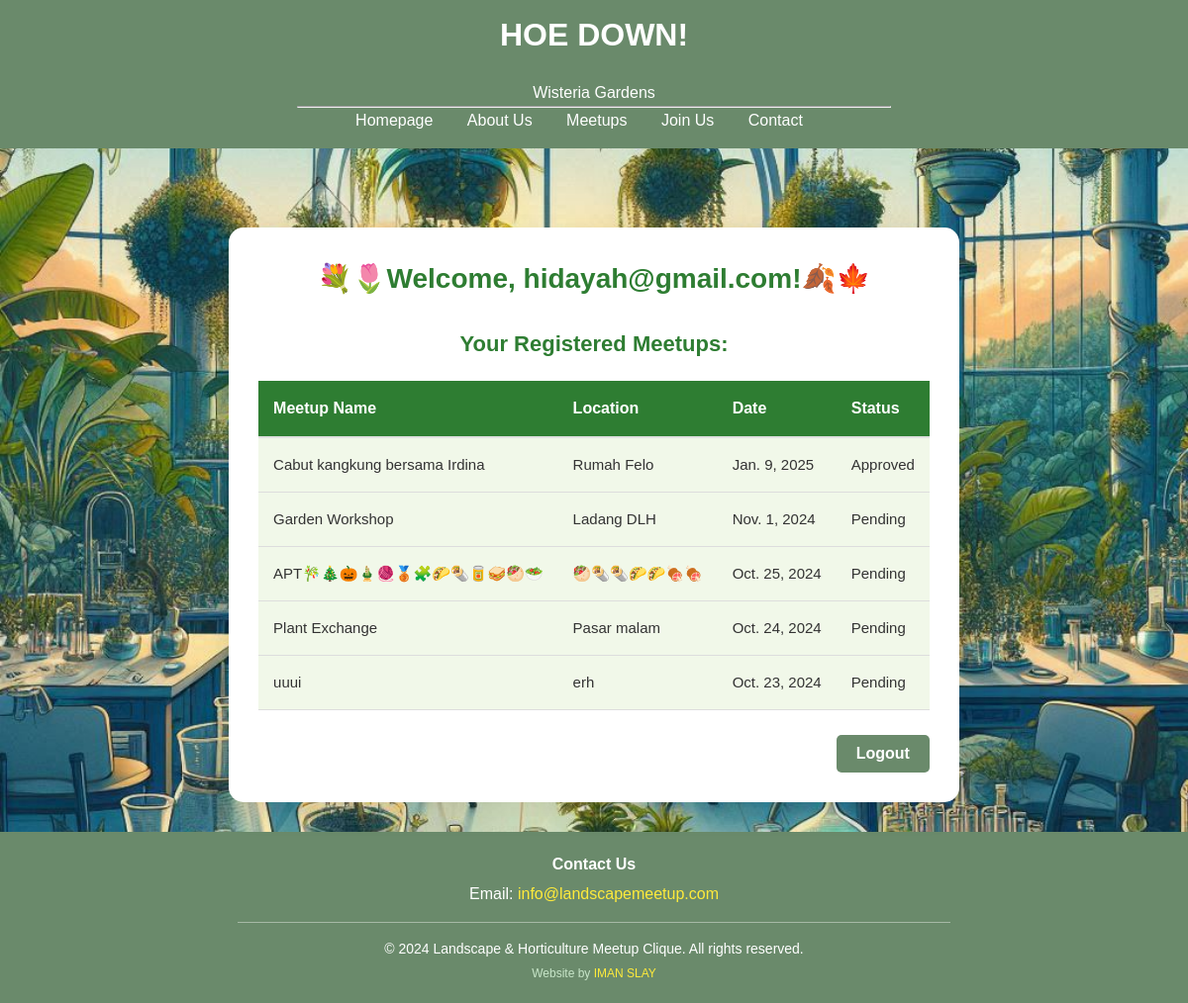
Screenshot of /hoe/student_profile (signed in) with the database file from the repository.
### mint/models.py (models this page shows)
class Student(models.Model):
    student_id = models.CharField(primary_key=True, max_length=11)
    student_email = models.EmailField(max_length=254, default='null')
    student_password = models.CharField(max_length=128)
    student_phone = models.CharField(max_length=15, null=True)

class Registration(models.Model):
    STATUS_CHOICES = [
        ('pending', 'Pending'),
        ('approved', 'Approved'),
        ('rejected', 'Rejected'),
    ]
    registration_id = models.AutoField(primary_key=True)
    student = models.ForeignKey(Student, on_delete=models.CASCADE)
    meetup = models.ForeignKey(Meetup, on_delete=models.CASCADE)
    registration_date = models.DateField(auto_now_add=True)
    status = models.CharField(max_length=10, choices=STATUS_CHOICES, default='pending')  # Updated

class Meetup(models.Model):
    meetup_id = models.AutoField(primary_key=True)
    meetup_name = models.CharField(max_length=30)
    meetup_description = models.CharField(max_length=100)
    meetup_date = models.DateField()
    meetup_location = models.CharField(max_length=50)
    meetup_poster = models.ImageField(upload_to='posters/', blank=True, null=True)

### mint/views.py (the view)
# urls.py: path('student_profile', views.student_profile, name='student_profile'),
def student_profile(request):
    student_id = request.session.get('student_id')
    if student_id:
        student = Student.objects.get(student_id=student_id)
        registrations = Registration.objects.filter(student=student)
        context = {
            'student': student,
            'registrations': registrations,
        }
        return render(request, 'student_profile.html', context)
    return redirect('login')

### mint/templates/student_profile.html (shortened to what this page needs)
{% extends 'head.html' %}
{% block content %}
<div id="profilemain">
    <div id="r1c1">
        <center><h2>💐🌷Welcome, {{ student.student_email }}!🍂🍁</h2></center>
        <h3>Your Registered Meetups:</h3>
        <table>
            <thead>
                <tr>
                    <th>Meetup Name</th>
                    <th>Location</th>
                    <th>Date</th>
                    <th>Status</th>
                </tr>
            </thead>
            <tbody>
    </div>
    <div id="r2c1">
        {% for X in registrations %}
            <tr>
                <td>{{ X.meetup.meetup_name }}</td>
                <td>{{ X.meetup.meetup_location }}</td>
                <td>{{ X.meetup.meetup_date }}</td>
                <td>{{ X.get_status_display }}</td>
            </tr>
        {% empty %}
            <tr>
                <td colspan="4">You have not registered for any meetups yet.</td>
            </tr>
        {% endfor %}
        <center>
            <form method="post" action="{% url 'logout' %}" onclick="return confirm('you sure want to logout?')" style="float: right;">
                <button type="submit" style="background-color: #6a8a6b; color: white; padding: 10px 20px; border: none; border-radius: 5px; cursor: pointer;">
                    Logout
                </button>
            </form>
        </center>
    </div>
</div>
{% endblock %}

### rows the page displays
Student: student_email "hidayah@gmail.com"
Registration: meetup.meetup_name "Cabut kangkung bersama Irdina", meetup.meetup_location "Rumah Felo", meetup.meetup_date "Jan. 9, 2025", status "Approved"
Registration: meetup.meetup_name "Garden Workshop", meetup.meetup_location "Ladang DLH", meetup.meetup_date "Nov. 1, 2024", status "Pending"
Registration: meetup.meetup_name "APT🎋🎄🎃🎍🧶🥉🧩🌮🌯🥫🥪🥙🥗", meetup.meetup_location "🥙🌯🌯🌮🌮🍖🍖", meetup.meetup_date "Oct. 25, 2024", status "Pending"
Registration: meetup.meetup_name "Plant Exchange", meetup.meetup_location "Pasar malam", meetup.meetup_date "Oct. 24, 2024", status "Pending"
Registration: meetup.meetup_name "uuui", meetup.meetup_location "erh", meetup.meetup_date "Oct. 23, 2024", status "Pending"
